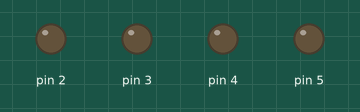
The sketch below on a simulated Arduino Uno, built with avr-gcc and run on an emulated ATmega328P. Parts: output pins drawn as LEDs (lit = HIGH).

Above: at 0.05 s.
At 2.75 s:
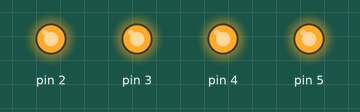
Timing chart, 0 to 3.0 s (numbered marks = the images above):
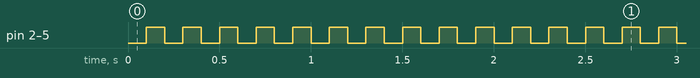

The sketch:

sketch_sep08a.ino
```cpp
void setup() {
  // put your setup code here, to run once:
  for(int i=2;i<6;i++)
  pinMode (i,OUTPUT);
}

void loop() {
  // put your main code here, to run repeatedly:
  for(int i=2;i<6;i++)
   digitalWrite(i, LOW);
delay(100);
  for(int i=2;i<=6;i++)
   digitalWrite(i, HIGH);
delay(100);
}
```

Measured:
- by itself, pin 2–5: alternates HIGH for 0.10 s and LOW for 0.10 s
